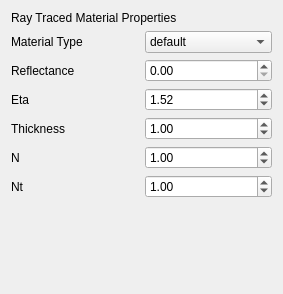
<?xml version="1.0" encoding="UTF-8"?>
<ui version="4.0">
 <class>OSPRayDisplay</class>
 <widget class="QWidget" name="OSPRayDisplay">
  <property name="geometry">
   <rect>
    <x>0</x>
    <y>0</y>
    <width>283</width>
    <height>294</height>
   </rect>
  </property>
  <property name="windowTitle">
   <string>Form</string>
  </property>
  <layout class="QVBoxLayout" name="verticalLayout">
   <item>
    <widget class="QLabel" name="label_7">
     <property name="text">
      <string>Ray Traced Material Properties</string>
     </property>
    </widget>
   </item>
   <item>
    <layout class="QHBoxLayout" name="horizontalLayout">
     <item>
      <widget class="QLabel" name="label">
       <property name="text">
        <string>Material Type</string>
       </property>
      </widget>
     </item>
     <item>
      <widget class="QComboBox" name="material">
       <property name="toolTip">
        <string/>
       </property>
       <item>
        <property name="text">
         <string>default</string>
        </property>
       </item>
       <item>
        <property name="text">
         <string>lambertian</string>
        </property>
       </item>
       <item>
        <property name="text">
         <string>phong</string>
        </property>
       </item>
       <item>
        <property name="text">
         <string>transparent</string>
        </property>
       </item>
       <item>
        <property name="text">
         <string>thindielectric</string>
        </property>
       </item>
       <item>
        <property name="text">
         <string>dielectric</string>
        </property>
       </item>
       <item>
        <property name="text">
         <string>metal</string>
        </property>
       </item>
       <item>
        <property name="text">
         <string>oerennayer</string>
        </property>
       </item>
      </widget>
     </item>
    </layout>
   </item>
   <item>
    <layout class="QHBoxLayout" name="horizontalLayout_6">
     <item>
      <widget class="QLabel" name="label_2">
       <property name="text">
        <string>Reflectance</string>
       </property>
      </widget>
     </item>
     <item>
      <widget class="QDoubleSpinBox" name="reflectance">
       <property name="toolTip">
        <string>Amount of reflection</string>
       </property>
       <property name="maximum">
        <double>1.000000000000000</double>
       </property>
       <property name="singleStep">
        <double>0.100000000000000</double>
       </property>
       <property name="value">
        <double>0.000000000000000</double>
       </property>
      </widget>
     </item>
    </layout>
   </item>
   <item>
    <layout class="QHBoxLayout" name="horizontalLayout_5">
     <item>
      <widget class="QLabel" name="label_3">
       <property name="text">
        <string>Eta</string>
       </property>
      </widget>
     </item>
     <item>
      <widget class="QDoubleSpinBox" name="eta">
       <property name="toolTip">
        <string>Refractive index of dielectric material</string>
       </property>
       <property name="maximum">
        <double>10.000000000000000</double>
       </property>
       <property name="singleStep">
        <double>0.020000000000000</double>
       </property>
       <property name="value">
        <double>1.520000000000000</double>
       </property>
      </widget>
     </item>
    </layout>
   </item>
   <item>
    <layout class="QHBoxLayout" name="horizontalLayout_4">
     <item>
      <widget class="QLabel" name="label_4">
       <property name="text">
        <string>Thickness</string>
       </property>
      </widget>
     </item>
     <item>
      <widget class="QDoubleSpinBox" name="thickness">
       <property name="toolTip">
        <string>Thickness of dielectric material</string>
       </property>
       <property name="maximum">
        <double>10.000000000000000</double>
       </property>
       <property name="singleStep">
        <double>0.100000000000000</double>
       </property>
       <property name="value">
        <double>1.000000000000000</double>
       </property>
      </widget>
     </item>
    </layout>
   </item>
   <item>
    <layout class="QHBoxLayout" name="horizontalLayout_3">
     <item>
      <widget class="QLabel" name="label_5">
       <property name="text">
        <string>N</string>
       </property>
      </widget>
     </item>
     <item>
      <widget class="QDoubleSpinBox" name="n">
       <property name="toolTip">
        <string>Outside index of refraction of dielectric material.</string>
       </property>
       <property name="maximum">
        <double>10.000000000000000</double>
       </property>
       <property name="singleStep">
        <double>0.100000000000000</double>
       </property>
       <property name="value">
        <double>1.000000000000000</double>
       </property>
      </widget>
     </item>
    </layout>
   </item>
   <item>
    <layout class="QHBoxLayout" name="horizontalLayout_2">
     <item>
      <widget class="QLabel" name="label_6">
       <property name="text">
        <string>Nt</string>
       </property>
      </widget>
     </item>
     <item>
      <widget class="QDoubleSpinBox" name="nt">
       <property name="toolTip">
        <string>Inside transmissive index of refraction for dielectric material.</string>
       </property>
       <property name="maximum">
        <double>10.000000000000000</double>
       </property>
       <property name="singleStep">
        <double>0.100000000000000</double>
       </property>
       <property name="value">
        <double>1.000000000000000</double>
       </property>
      </widget>
     </item>
    </layout>
   </item>
   <item>
    <spacer name="verticalSpacer">
     <property name="orientation">
      <enum>Qt::Vertical</enum>
     </property>
     <property name="sizeHint" stdset="0">
      <size>
       <width>20</width>
       <height>40</height>
      </size>
     </property>
    </spacer>
   </item>
  </layout>
 </widget>
 <resources/>
 <connections/>
</ui>
